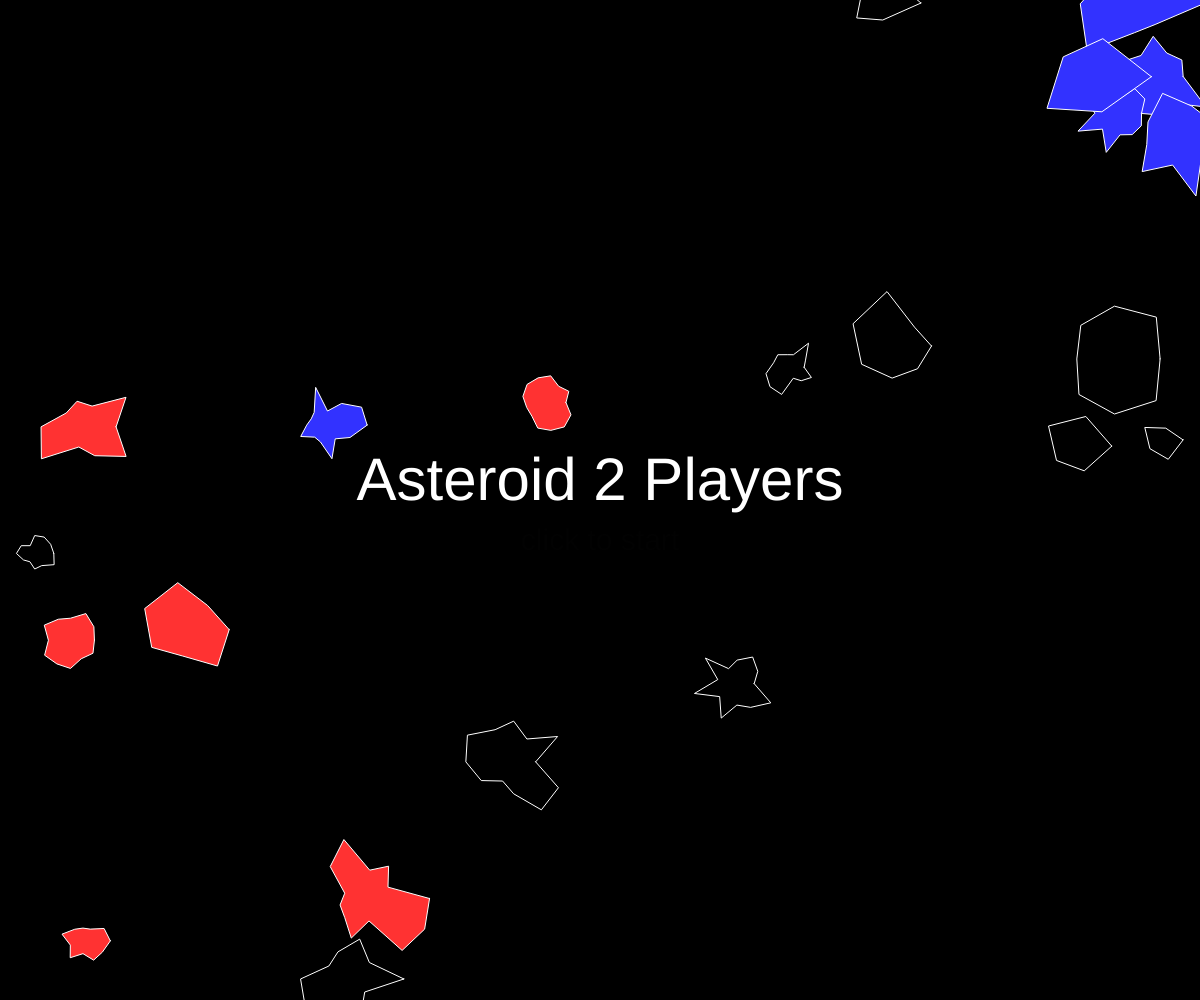
Frame 1 (no input)
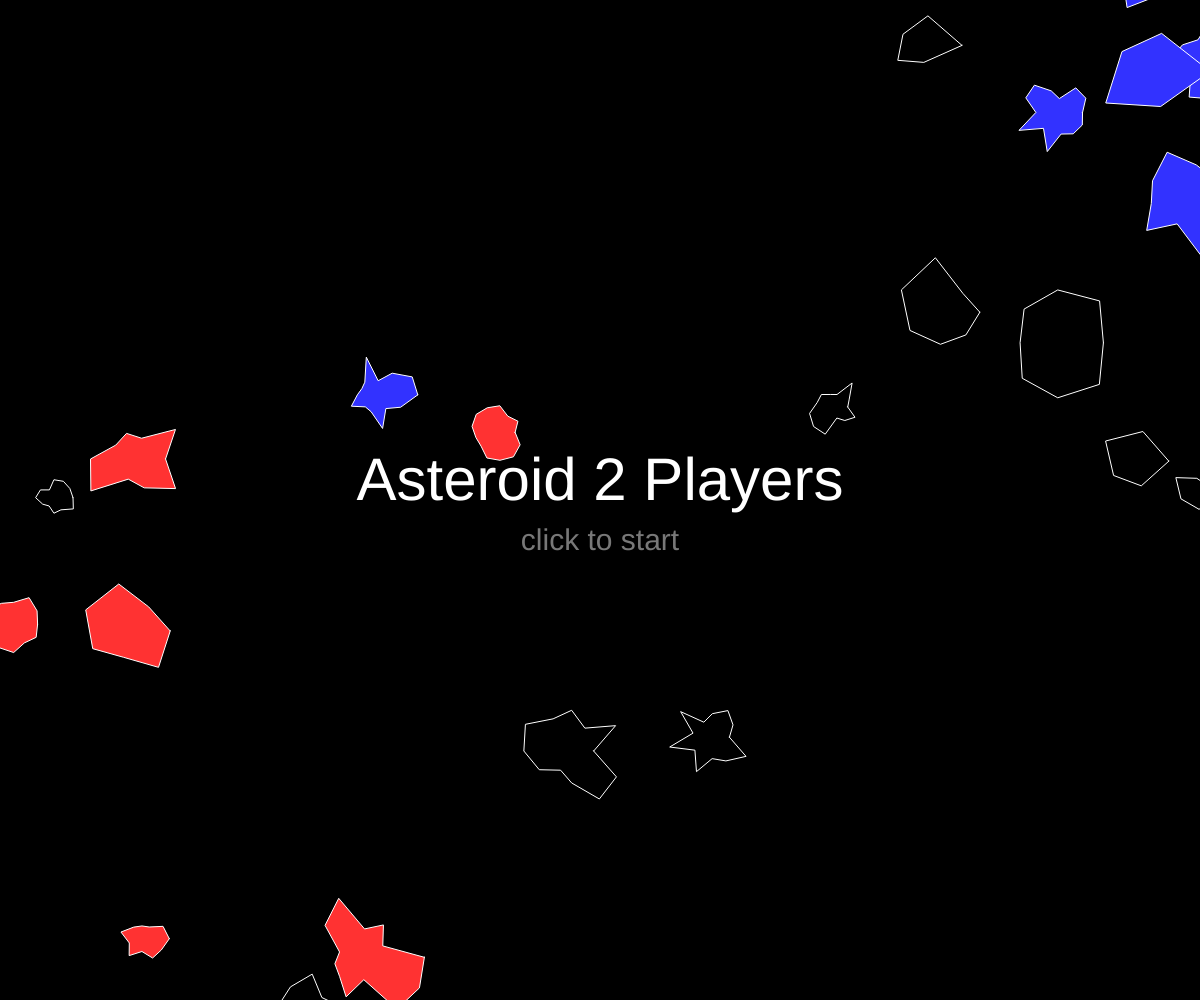
Frame 60 (no input)
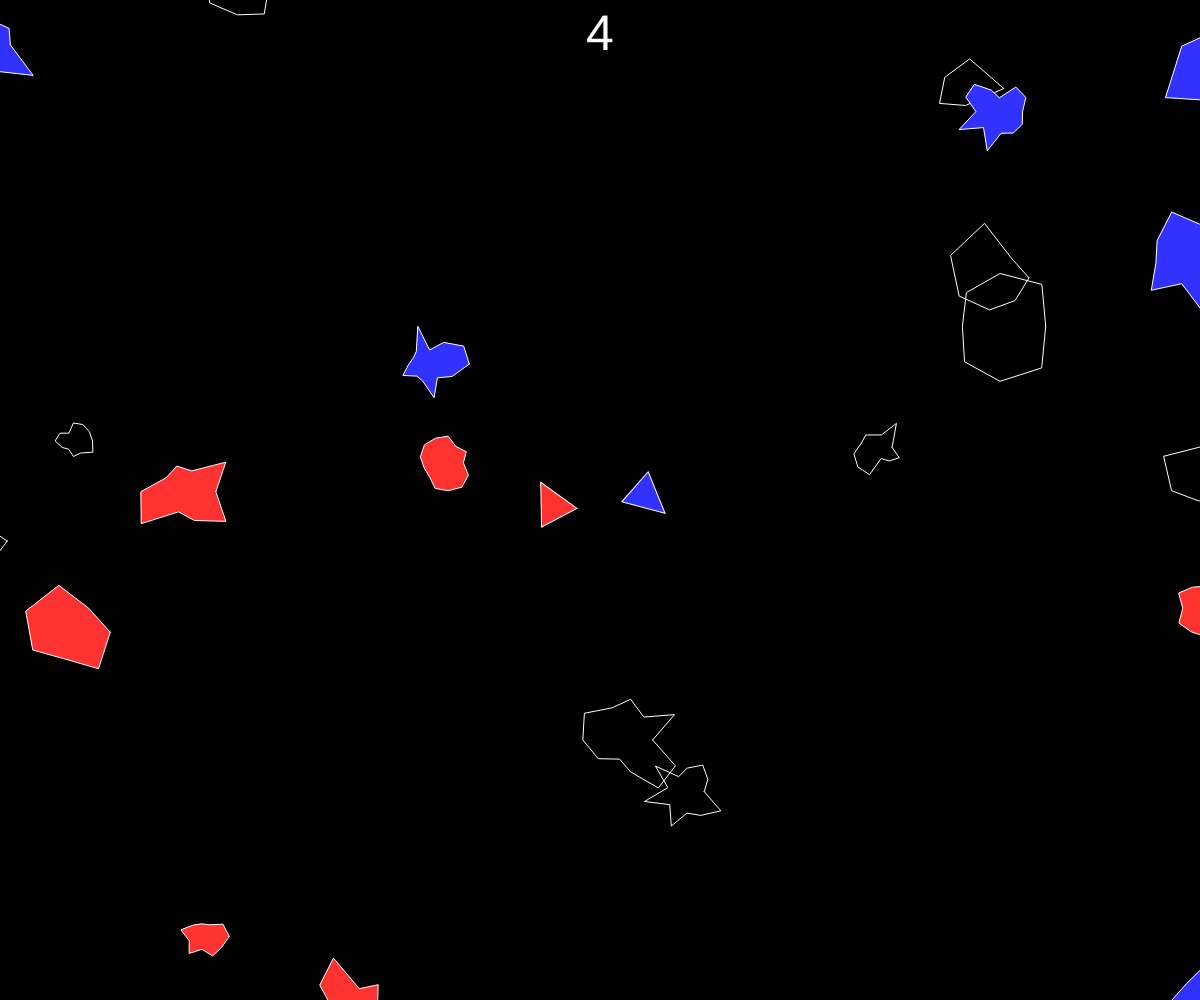
Frame 120 (the mouse pressed at the canvas centre since frame 60)

The p5.js sketch that drew these frames (run headless with seeded random() and noise() and a simulated clock; from frame 60 on, the mouse is pressed at the canvas centre):

// p5.js sketch
// ── sketch.js
var screen = 0
var ship;
var ship2;
var asteroids = [];
var asteroids2 = [];
var asteroids3 = [];
var lasers = [];
var lasers2 = [];
var timerValue = 0;

let x = 0;

function setup() {
  createCanvas(windowWidth, windowHeight);
  //blue ship
  ship = new Ship();
  //red ship
  ship2 = new Ship2();
  //black asteroids
  for (var i = 0; i < 10; i++) {
    asteroids.push(new Asteroid());
  };
  //red asteroids
  for (var e = 0; e < 6; e++) {
   asteroids2.push(new Asteroid2());
  }
  //blue asteroids
  for (var b = 0; b < 6; b++) {
   asteroids3.push(new Asteroid3());
  }
  setInterval(timeIt, 1000);
  
}

function draw() {
  background (0)
  if(screen == 0){
    start();
  }else if(screen == 1){
  	game();
  }else if(screen==2){
  	end();
  }	else if(screen==3){
  	end2();
  }
}

function mousePressed(){
	if(screen==0){
  	screen=1
  } 
}

function keyReleased() {
  ship.setRotation(0);
  ship.boosting(false);
  ship2.setRotation(0);
  ship2.boosting(false);
}

function keyPressed() {
  if (keyCode == DOWN_ARROW) {
    lasers.push(new Laser(ship.pos, ship.heading));
  } else if (keyCode == RIGHT_ARROW) {
    ship.setRotation(0.1);
  } else if (keyCode == LEFT_ARROW) {
    ship.setRotation(-0.1);
  } else if (keyCode == UP_ARROW) {
    ship.boosting(true);
  }
  if (keyCode == 83) {
    lasers2.push(new Laser2(ship2.pos, ship2.heading));
  } else if (keyCode == 68) {
    ship2.setRotation(0.1);
  } else if (keyCode == 65) {
    ship2.setRotation(-0.1);
  } else if (keyCode == 87) {
    ship2.boosting(true);
  }
}




// The Coding Train Asteroid video was the foundation of my project
// Part 1: https://www.youtube.com/watch?v=hacZU523FyM
// Part 2: https://www.youtube.com/watch?v=xTTuih7P0c0
// Timer : https://editor.p5js.org/denaplesk2/sketches/ryIBFP_lG

// ── asteroid.js
//black asteroid
function Asteroid(pos, r) {
  if (pos) {
    this.pos = pos.copy();
  } else {
    this.pos = createVector(random(width), random(height))
  }
  if (r) {
    this.r = r * 0.5;
  } else {
    this.r = random(15, 50);
  }

  this.vel = p5.Vector.random2D();
  this.total = floor(random(5, 15));
  this.offset = [];
  for (var i = 0; i < this.total; i++) {
    this.offset[i] = random(-this.r * 0.5, this.r * 0.5);
  }

  this.update = function() {
    this.pos.add(this.vel);
  }

  this.render = function() {
    push();
    stroke(255);
    noFill();
    translate(this.pos.x, this.pos.y);
    //ellipse(0, 0, this.r * 2);
    beginShape();
    for (var i = 0; i < this.total; i++) {
      var angle = map(i, 0, this.total, 0, TWO_PI);
      var r = this.r + this.offset[i];
      var x = r * cos(angle);
      var y = r * sin(angle);
      vertex(x, y);
    }
    endShape(CLOSE);
    pop();
  }

  this.breakup = function() {
    var newA = [];
    newA[0] = new Asteroid(this.pos, this.r);
    newA[1] = new Asteroid(this.pos, this.r);
    newA[2] = new Asteroid(this.pos, this.r);
    newA[3] = new Asteroid(this.pos, this.r);
    newA[4] = new Asteroid(this.pos, this.r);
    newA[5] = new Asteroid(this.pos, this.r);
    newA[6] = new Asteroid(this.pos, this.r);
    newA[7] = new Asteroid(this.pos, this.r);
    newA[8] = new Asteroid(this.pos, this.r);
    newA[9] = new Asteroid(this.pos, this.r);
    newA[10] = new Asteroid(this.pos, this.r);
    newA[11] = new Asteroid(this.pos, this.r);
    newA[12] = new Asteroid(this.pos, this.r);
    newA[13] = new Asteroid(this.pos, this.r);
    newA[14] = new Asteroid(this.pos, this.r);
    newA[15] = new Asteroid(this.pos, this.r);
    return newA;
  }

  this.edges = function() {
    if (this.pos.x > width + this.r) {
      this.pos.x = -this.r;
    } else if (this.pos.x < -this.r) {
      this.pos.x = width + this.r;
    }
    if (this.pos.y > height + this.r) {
      this.pos.y = -this.r;
    } else if (this.pos.y < -this.r) {
      this.pos.y = height + this.r;
    }
  }

}
// ── asteroid2.js
//red asteroid
function Asteroid2(pos, r) {
  if (pos) {
    this.pos = pos.copy();
  } else {
    this.pos = createVector(random(width/2-20), random(height))
  }
  if (r) {
    this.r = r * 0.5;
  } else {
    this.r = random(15, 50);
  }

  this.vel = p5.Vector.random2D();
  this.total = floor(random(5, 15));
  this.offset = [];
  for (var e = 0; e < this.total; e++) {
    this.offset[e] = random(-this.r * 0.5, this.r * 0.5);
  }

  this.update = function() {
    this.pos.add(this.vel);
  }

  this.render = function() {
    push();
    stroke(255);
    fill(255,50,50);
    translate(this.pos.x, this.pos.y);
    //ellipse(0, 0, this.r * 2);
    beginShape();
    for (var i = 0; i < this.total; i++) {
      var angle = map(i, 0, this.total, 0, TWO_PI);
      var r = this.r + this.offset[i];
      var x = r * cos(angle);
      var y = r * sin(angle);
      vertex(x, y);
    }
    endShape(CLOSE);
    pop();
  }

  this.breakup = function() {
    var newB = [];
    newB[0] = new Asteroid2(this.pos, this.r);
    newB[1] = new Asteroid2(this.pos, this.r);
    newB[2] = new Asteroid2(this.pos, this.r);
    newB[3] = new Asteroid2(this.pos, this.r);
    newB[4] = new Asteroid2(this.pos, this.r);
    return newB;
  }

  this.edges = function() {
    if (this.pos.x > width + this.r) {
      this.pos.x = -this.r;
    } else if (this.pos.x < -this.r) {
      this.pos.x = width + this.r;
    }
    if (this.pos.y > height + this.r) {
      this.pos.y = -this.r;
    } else if (this.pos.y < -this.r) {
      this.pos.y = height + this.r;
    }
  }

}
// ── asteroid3.js
//blue asteroid
function Asteroid3(pos, r) {
  if (pos) {
    this.pos = pos.copy();
  } else {
    this.pos = createVector(random(width), random(height/2-20))
  }
  if (r) {
    this.r = r * 0.5;
  } else {
    this.r = random(15, 50);
  }

  this.vel = p5.Vector.random2D();
  this.total = floor(random(5, 15));
  this.offset = [];
  for (var b = 0; b < this.total; b++) {
    this.offset[b] = random(-this.r * 0.5, this.r * 0.5);
  }

  this.update = function() {
    this.pos.add(this.vel);
  }

  this.render = function() {
    push();
    stroke(255);
    fill(50,50,255);
    translate(this.pos.x, this.pos.y);
    //ellipse(0, 0, this.r * 2);
    beginShape();
    for (var i = 0; i < this.total; i++) {
      var angle = map(i, 0, this.total, 0, TWO_PI);
      var r = this.r + this.offset[i];
      var x = r * cos(angle);
      var y = r * sin(angle);
      vertex(x, y);
    }
    endShape(CLOSE);
    pop();
  }

  this.breakup = function() {
    var newC = [];
    newC[0] = new Asteroid3(this.pos, this.r);
    newC[1] = new Asteroid3(this.pos, this.r);
    newC[2] = new Asteroid3(this.pos, this.r);
    newC[3] = new Asteroid3(this.pos, this.r);
    newC[4] = new Asteroid3(this.pos, this.r);
    return newC;
  }

  this.edges = function() {
    if (this.pos.x > width + this.r) {
      this.pos.x = -this.r;
    } else if (this.pos.x < -this.r) {
      this.pos.x = width + this.r;
    }
    if (this.pos.y > height + this.r) {
      this.pos.y = -this.r;
    } else if (this.pos.y < -this.r) {
      this.pos.y = height + this.r;
    }
  }

}
// ── end.js
function end(){
    fill (255, 50, 50);
    textSize(100);
    text('GAME OVER', width / 2 , height / 2 - 100);
  	text("Red Wins", width / 2, height / 2 );
	textSize(25);
	text('Press F5 to play again', width / 2, height / 2 + 50);
  
  for (var i = 0; i < asteroids.length; i++) {
    asteroids[i].render();
    asteroids[i].update();
    asteroids[i].edges();
  }
 
  for (var e = 0; e < asteroids2.length; e++) {
    asteroids2[e].render();
    asteroids2[e].update();
    asteroids2[e].edges();
  }
  
  for (var b = 0; b < asteroids3.length; b++) {
    asteroids3[b].render();
    asteroids3[b].update();
    asteroids3[b].edges();
  }
}
// ── end2.js
function end2(){
		fill (50, 50, 255);
  textSize(100);
    text('Game Over', width / 2 , height / 2 - 100);
  	text("BLUE WINS", width / 2, height / 2 );
  textSize(25);
	text('Press F5 to play again', width / 2, height / 2 + 50);

  for (var i = 0; i < asteroids.length; i++) {
    asteroids[i].render();
    asteroids[i].update();
    asteroids[i].edges();
  }
 
  for (var e = 0; e < asteroids2.length; e++) {
    asteroids2[e].render();
    asteroids2[e].update();
    asteroids2[e].edges();
  }
  
  for (var b = 0; b < asteroids3.length; b++) {
    asteroids3[b].render();
    asteroids3[b].update();
    asteroids3[b].edges();
}
}
// ── game.js
function game(){ 
  background(0);
  
  //timer
  if (timerValue >= 0) {
    timer()
  }
  

  //black asteroid spawn and hit
  for (var i = 0; i < asteroids.length; i++) {
    if (timerValue >= 2.5 && ship.hits(asteroids[i])) {
      console.log('ooops blue!');
      screen = 2;
    } else if (timerValue >= 2.5 && ship2.hits(asteroids[i])) {
      console.log('ooops red!');
      screen = 3;
    }
    asteroids[i].render();
    asteroids[i].update();
    asteroids[i].edges();
  }
  
  //red asteroid spawn and hit
  for (var e = 0; e < asteroids2.length; e++) {
    if (timerValue >= 2.5 && ship.hits(asteroids2[e])) {
      console.log('ooops blue!');
      screen = 2;
    } 
    asteroids2[e].render();
    asteroids2[e].update();
    asteroids2[e].edges();
  }
  
  //blue asteroid spawn and hit
  for (var b = 0; b < asteroids3.length; b++) {
    if (timerValue >= 2.5 && ship2.hits(asteroids3[b])) {
      console.log('ooops blue!');
      screen = 3;
    } 
    asteroids3[b].render();
    asteroids3[b].update();
    asteroids3[b].edges();
  }
  
  //blue laser
  for (var i = lasers.length - 1; i >= 0; i--) {
    lasers[i].render();
    lasers[i].update();
    if (lasers[i].offscreen()) {
      lasers.splice(i, 1);
    } else {
    for (var b = asteroids3.length - 1; b >= 0; b--) {
        if (lasers[i].hits(asteroids3[b])) {
          if (asteroids3[b].r > 10) {
            var newAsteroids3 = asteroids3[b].breakup();
            asteroids3 = asteroids3.concat(newAsteroids3);
          }
          asteroids3.splice(b, 1);
          lasers.splice(i, 1);
          break;
        }
      }
  }
}
  //red laser 
  for (var i = lasers2.length - 1; i >= 0; i--) {
    lasers2[i].render();
    lasers2[i].update();
    if (lasers2[i].offscreen()) {
      lasers2.splice(i, 1);
    } else {
       for (var e = asteroids2.length - 1; e >= 0; e--) {
        if (lasers2[i].hits(asteroids2[e])) {
          if (asteroids2[e].r > 10) {
            var newAsteroids2 = asteroids2[e].breakup();
            asteroids2 = asteroids2.concat(newAsteroids2);
          }
          asteroids2.splice(e, 1);
          lasers2.splice(i, 1);
          break;
        }
      }
    }
  }

  //console.log(lasers.length);

  ship.render();
  ship.turn();
  ship.update();
  ship.edges();

  ship2.render();
  ship2.turn();
  ship2.update();
  ship2.edges();

}
// ── laser.js
function Laser(spos, angle) {
  this.pos = createVector(spos.x, spos.y);
  this.vel = p5.Vector.fromAngle(angle);
  this.vel.mult(10);

  this.update = function() {
    this.pos.add(this.vel);
  }
  
  this.render = function() {
    push();
    stroke(50, 50, 255);
    strokeWeight(4);
    point(this.pos.x, this.pos.y);
    pop();
  }

  //this.hits = function(asteroid) {
  //  var d = dist(this.pos.x, this.pos.y, asteroid.pos.x, asteroid.pos.y);
   // if (d < asteroid.r) {
   //   return true;
   // } else {
   //   return false;
   // }
 // }
  
  
  this.hits = function(asteroid3) {
    var d = dist(this.pos.x, this.pos.y, asteroid3.pos.x, asteroid3.pos.y);
    if (d < asteroid3.r) {
      return true;
    } else {
      return false;
    }
  }

  this.offscreen = function() {
    if (this.pos.x > width || this.pos.x < 0) {
      return true;
    }
    if (this.pos.y > height || this.pos.y < 0) {
      return true;
    }
    return false;
  }

}
// ── ship.js
// BLUE SHIP
function Ship() {
  this.pos = createVector(width / 2 +50, height / 2);
  this.r = 20;
  this.heading = random(0,360);
  this.rotation = .02;
  this.vel = createVector(0, 0);
  this.isBoosting = false;

  this.boosting = function(b) {
    this.isBoosting = b;
  }

  this.update = function() {
    if (this.isBoosting) {
      this.boost();
    }
    this.pos.add(this.vel);
    this.vel.mult(0.99);
  }

  this.boost = function() {
    var force = p5.Vector.fromAngle(this.heading);
    force.mult(0.1);
    this.vel.add(force);
  }

  this.hits = function(asteroid) {
    var d = dist(this.pos.x, this.pos.y, asteroid.pos.x, asteroid.pos.y);
    if (d < this.r + asteroid.r) {
      return true;
    } else {
      return false;
    }
  }  
  
  this.render = function() {
    push();
    translate(this.pos.x, this.pos.y);
    rotate(this.heading + PI / 2);
    if (timerValue <= 1.5) {
      fill (150, 150, random(200, 255))
    } else {
      fill(50,50,255)
    };
    stroke(255);
    triangle(-this.r, this.r, this.r, this.r, 0, -this.r);
    pop();
  }

  this.edges = function() {
    if (this.pos.x > width + this.r) {
      this.pos.x = -this.r;
    } else if (this.pos.x < -this.r) {
      this.pos.x = width + this.r;
    }
    if (this.pos.y > height + this.r) {
      this.pos.y = -this.r;
    } else if (this.pos.y < -this.r) {
      this.pos.y = height + this.r;
    }
  }

  this.setRotation = function(a) {
    this.rotation = a;
  }

  this.turn = function() {
    this.heading += this.rotation;
  }

}
// ── ship2.js
//RED SHIP
function Ship2() {
  this.pos = createVector(width / 2 - 50, height / 2);
  this.r = 20;
  this.heading = random(0,360);
  this.rotation = -.02;
  this.vel = createVector(0, 0);
  this.isBoosting = false;

  this.boosting = function(b) {
    this.isBoosting = b;
  }

  this.update = function() {
    if (this.isBoosting) {
      this.boost();
    }
    this.pos.add(this.vel);
    this.vel.mult(0.99);
  }

  this.boost = function() {
    var force = p5.Vector.fromAngle(this.heading);
    force.mult(0.1);
    this.vel.add(force);
  }

  this.hits = function(asteroid) {
    var d = dist(this.pos.x, this.pos.y, asteroid.pos.x, asteroid.pos.y);
    if (d < this.r + asteroid.r) {
      return true;
    } else {
      return false;
    }
  }

  this.render = function() {
    push();
    translate(this.pos.x, this.pos.y);
    rotate(this.heading + PI / 2);
    if (timerValue <= 1.5) {
      fill (random(200, 255), 150, 150)
    } else {
      fill(255,50,50)
    };
    stroke(255);
    triangle(-this.r, this.r, this.r, this.r, 0, -this.r);
    pop();
  }

  this.edges = function() {
    if (this.pos.x > width + this.r) {
      this.pos.x = -this.r;
    } else if (this.pos.x < -this.r) {
      this.pos.x = width + this.r;
    }
    if (this.pos.y > height + this.r) {
      this.pos.y = -this.r;
    } else if (this.pos.y < -this.r) {
      this.pos.y = height + this.r;
    }
  }

  this.setRotation = function(a) {
    this.rotation = a;
  }

  this.turn = function() {
    this.heading += this.rotation;
  }

}
// ── start.js
function start() {
   
  if (x <= 255){
    x = x+2
}  else if (x >= 255) {
    x = 00
};
  fill(255)
  textAlign(CENTER);
  textSize(60);
  text('Asteroid 2 Players', width / 2, height / 2)
  textSize(30);
  fill(x)
  text('click to start', width / 2, height / 2 + 50);
  
  for (var i = 0; i < asteroids.length; i++) {
    asteroids[i].render();
    asteroids[i].update();
    asteroids[i].edges();
  }
 
  for (var e = 0; e < asteroids2.length; e++) {
    asteroids2[e].render();
    asteroids2[e].update();
    asteroids2[e].edges();
  }
  
  for (var b = 0; b < asteroids3.length; b++) {
    asteroids3[b].render();
    asteroids3[b].update();
    asteroids3[b].edges();
  }
}

// ── timer.js
function timeIt() {  if (timerValue >= 0) {    
  timerValue++;  
  } 
}
function timer(){
noStroke();
      fill(255);
      textAlign(CENTER);
      textSize(50);
    text( timerValue, width / 2, 50);
  
  if (timerValue == 15) {
          for (var j = asteroids.length - 1; j >= 0; j--) {
          if (asteroids[j]) {
            if (asteroids[j].r > 10) {
            var newAsteroids = asteroids[j].breakup();
            asteroids = asteroids.concat(newAsteroids);
              console.log('splode');
          }
          break;
        }
       } 
  }
  }
